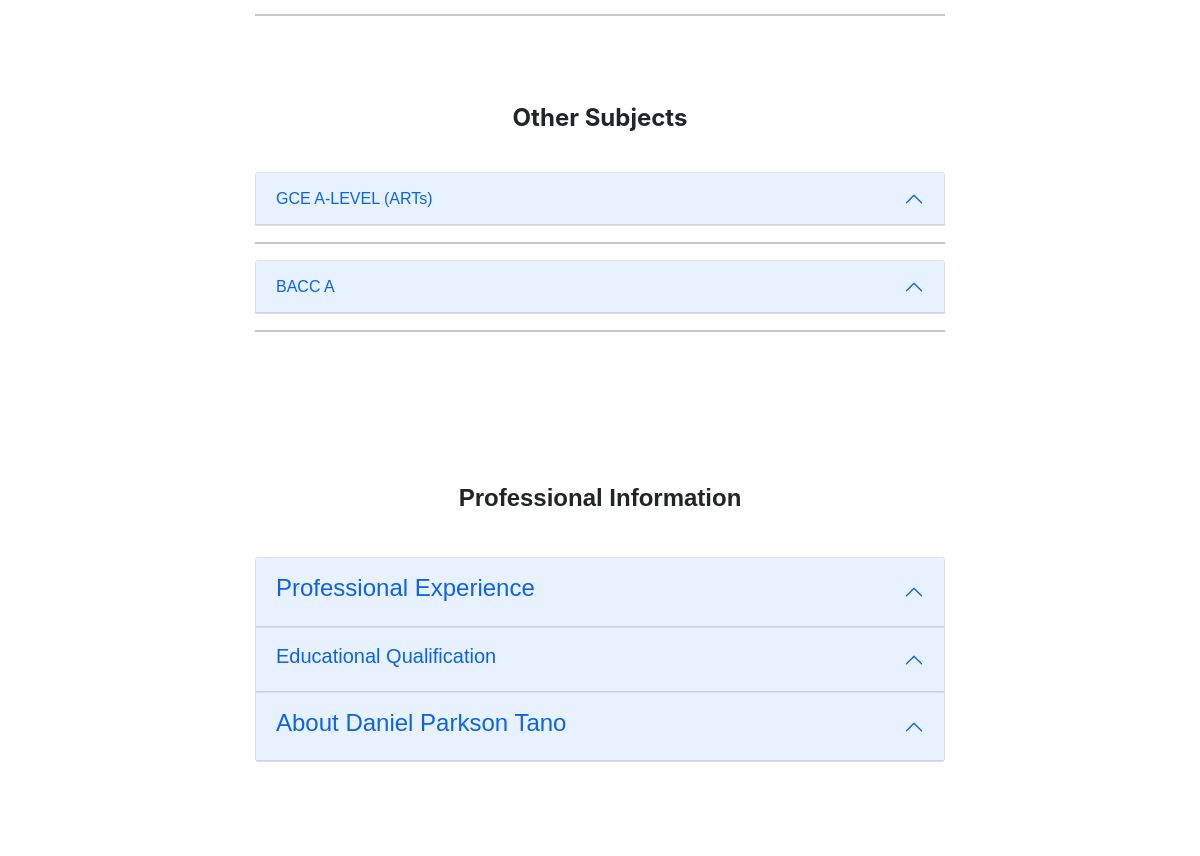
Page /userprofile/1/ (middle part) on the earlier database version.
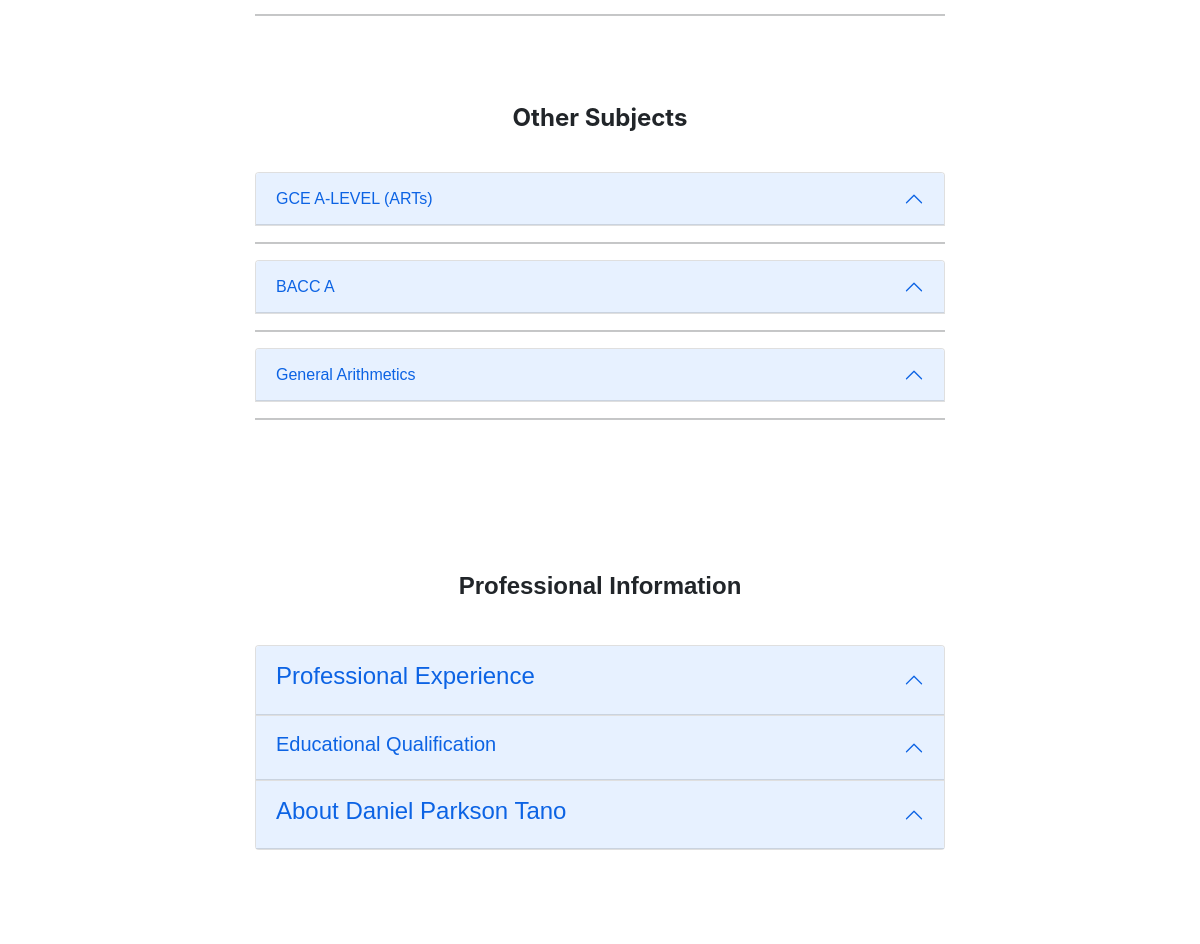
Same page on the later database version.
### mainapp/models.py (models this page shows, shortened)
class Subject(models.Model):
    user = models.ForeignKey(User, on_delete=models.CASCADE)
    category = models.ForeignKey(
        Category, on_delete=models.CASCADE, related_name='user_category')
    subcategory = ChainedForeignKey(SubCategory, chained_field="category",
                                    chained_model_field="category",
                                    show_all=False,
                                    auto_choose=True,
                                    sort=True, related_name="user_subcategory")
    subject = ChainedForeignKey(Subject, chained_field="subcategory",
                                chained_model_field="subcategory",
                                show_all=False,
                                auto_choose=True,
                                sort=True, related_name="user_subject")
    charge = models.CharField(
        max_length=30, choices=CHARGE, null=True, blank=True)
    amount = models.FloatField(null=True, blank=True)

### category/models.py (models this page shows, shortened)
class Subject(models.Model):
    subcategory = models.ForeignKey(SubCategory, on_delete=models.CASCADE)
    name = models.CharField(max_length = 40)
    slug = AutoSlugField(populate_from='name')
    image = models.ImageField(upload_to='subject_image', default='default.png')
    date_created = models.DateTimeField(auto_now_add=True)
    def __str__(self):
        return self.name

### mainapp/views.py (the view, shortened to what this page needs)
# urls.py: path('userprofile/<int:pk>/', UserProfileView.as_view(), name='userprofile'),
class UserProfileView(DetailView):
    template_name = 'main/userprofile.html'
    context_object_name = 'userprofile'
    model = ProfilePersonal
    def get_context_data(self, **kwargs):
        context = super().get_context_data(**kwargs)
        comments_connected = Review.objects.select_related().filter(
            profile=self.get_object()).order_by('-date_created')
        user_rating = Review.objects.select_related().filter(
            profile=self.get_object()).aggregate(Avg('rating'))
        similar = ProfilePersonal.objects.select_related().filter(Q(user__profileinfo__subject=self.get_object().user.profileinfo.subject)
                                                                  | Q(user__profileinfo__subcategory=self.get_object().user.profileinfo.subcategory)
                                                                  | Q(user__profileinfo__category=self.get_object().user.profileinfo.category))
        pro = ProfilePersonal.objects.select_related().filter(paid=True)
        context["comments"] = comments_connected
        context['comment_form'] = ReviewForm
        context['message'] = MessageForm
        context['similar'] = similar
        context['prof'] = pro
        ur = user_rating['rating__avg']
        urr = str(ur)
        context['ur'] = urr[:3]
        print(ur)
        prof = ProfilePersonal.objects.get(
            user__username=self.get_object().user)
        if self.request.user.is_authenticated:
            if (self.request.user != self.get_object().user):
                new_view = ProfileViewed.objects.create(
                    user=self.get_object().user, viewed_by=self.request.user)
                prof.view_count += 1
                prof.save()
                if send_mail:
                    print('email sent')
            else:
                pass
        else:
            if (self.request.user != self.get_object().user):
                new_view = ProfileViewed.objects.create(
                    user=self.get_object().user,)
                prof.view_count += 1
                prof.save()
            else:
                pass
        return context

### category/category_processor.py (called while the page is built)
def category_list(request):
    suggested = []
    tutor = ProfilePersonal.objects.filter(account_type="tutor")
    profil = ProfilePersonal.objects.all()
    print('erjejr')
    print(tutor)
    if request.user.is_authenticated:
        if request.user.profilepersonal in tutor:
            suggested = ProfilePersonal.objects.filter(account_type="student")
    else:
        suggested = ProfilePersonal.objects.filter(account_type="student")
    return {
        'all_cat': Category.objects.all().order_by('name'),
        'all_subcat': SubCategory.objects.select_related('category').all().order_by('name'),
        'all_sub': Subject.objects.select_related('subcategory').all().order_by('subcategory'),
        'review' : Review.objects.all(),
        'tutors': tutor,
        'suggested': suggested
    }

### category/models.py (called while the page is built)
    def __str__(self):
        return str(self.name)

    def __str__(self):
        return str(self.name)

### dani/dani_processor.py (called while the page is built)
def carousel_slide(request):
    return {
        'carousel' : Carousel.objects.all(),
        'subject_res' : Subject.objects.all(),
        'suggested': ProfilePersonal.objects.filter(paid=True)
     }

### location/models.py (called while the page is built)
    def __str__(self):
        return self.name

### templates/main/userprofile.html (shortened to what this page needs)
{% extends "base.html" %}
{% load static %}
{% load humanize %}
{% load crispy_forms_tags %} {% block title %} {{userprofile.first_name}} {{userprofile.last_name}}- Tantorial Profile {% endblock title %} {% block content %}
<div class="container">
	<div class="main-body">
		<div class="row gutters-sm justify-content-center">
			<div class="col-md-8 mt-auto">
				<div class="card mb-0" style="border: 0px solid red">
					<div class="card-body">
						<hr>
					</div>
				</div>
				<div class="card mb-2" style="border: 0px solid red">
					<div class="text-center fw-bold pt-0 pt-xl-5 pb-0 pb-xl-3 fs-4">Other Subjects</div>
					<div class="card-body">
						<div class="accordion" id='accordionExample'>
							{% for subject in userprofile.user.subject_set.all %}
							<div class="row">
								<div class="col-sm-12">
									<div class="accordion-item">
										<h2 class="accordion-header" id="headingOne">
											<button class="accordion-button" type="button" data-bs-toggle="collapse"
												data-bs-target="#collapseOne{{forloop.counter}}" aria-expanded="true"
												aria-controls="collapseOne">
												{{subject.subject}}
											</button>
										</h2>
									</div>
								</div>
							</div>
							<hr>
							{% endfor %}
						</div>
					</div>
				</div>
				<div class="row">
					<div class="col-md-12 mb-auto">
						<section id="components">
							<h2 class="text-center fw-bold pt-0 pt-xl-5 pb-0 pb-xl-3 fs-4">Professional Information</h2>
							<article class="mb-0" id="accordion">
								<div>
									<div class="card-body bd-example">
										<div class="accordion" id="accordionExample">
											<div class="accordion-item">
												<h4 class="accordion-header" id="headingThree">
													<button class="accordion-button" type="button" data-bs-toggle="collapse"
														data-bs-target="#collapseexperience" aria-expanded="true" aria-controls="collapseThree">
														<h4 class="fw-light">
															Professional Experience
														</h4>
													</button>
												</h4>
											</div>
											<div class="accordion-item">
												<h5 class="accordion-header" id="headingOne">
													<button class="accordion-button" type="button" data-bs-toggle="collapse"
														data-bs-target="#collapsequalification" aria-expanded="true" aria-controls="collapseOne">
														<h5 class="fw-light">
															Educational Qualification
														</h5>
													</button>
												</h5>
											</div>
											<div class="accordion-item">
												<h4 class="accordion-header" id="headingOne">
													<button class="accordion-button" type="button" data-bs-toggle="collapse"
														data-bs-target="#collapseOne" aria-expanded="True" aria-controls="collapseOne">
														<h4 class="fw-light">
															About {{userprofile.first_name|default:''}} {{userprofile.last_name|default:''}}
														</h4>
													</button>
												</h4>
											</div>
										</div>
									</div>
								</div>
					</div>
				</div>
			</div>
		</div>
	</div>
		{% endblock content %} {% block extra_body %} {% endblock %}

Differences in the rows shown:
added Subject: subject "General Arithmetics"
